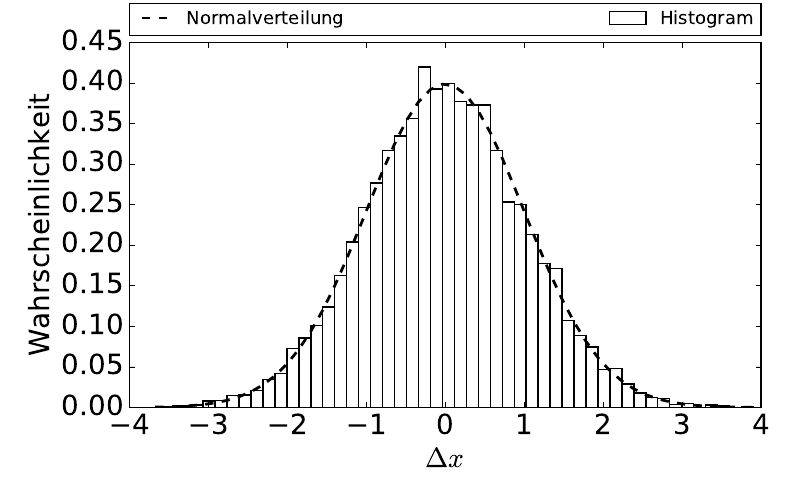

The script that saved this image:
import numpy as np
import matplotlib.pyplot as plt

plt.rcParams["figure.figsize"] = [8, 5]
plt.rcParams['font.size'] = 20

mu, sigma = 0., 1.
data = np.random.normal(mu, sigma, 10000)
count, bins, ignored = plt.hist(data, 50, normed=True, linestyle='solid', color='white', label='Histogram')
plt.xlabel(r'$\Delta x$')
plt.ylabel(r'Wahrscheinlichkeit')
plt.plot(bins, 1/(sigma*np.sqrt(2*np.pi))*np.exp(-(bins - mu)**2/(2*sigma**2)),
         linewidth=2, linestyle='dashed', color='black', label='Normalverteilung')
plt.xlim(-4., 4.)
lgd = plt.legend(bbox_to_anchor=(0., 1.02, 1., .102), loc=3, ncol=2,
                mode="expand", borderaxespad=0., fontsize="13")
plt.tight_layout()
plt.savefig('histogram.pdf', bbox_extra_artists=(lgd,), dpi=300)
